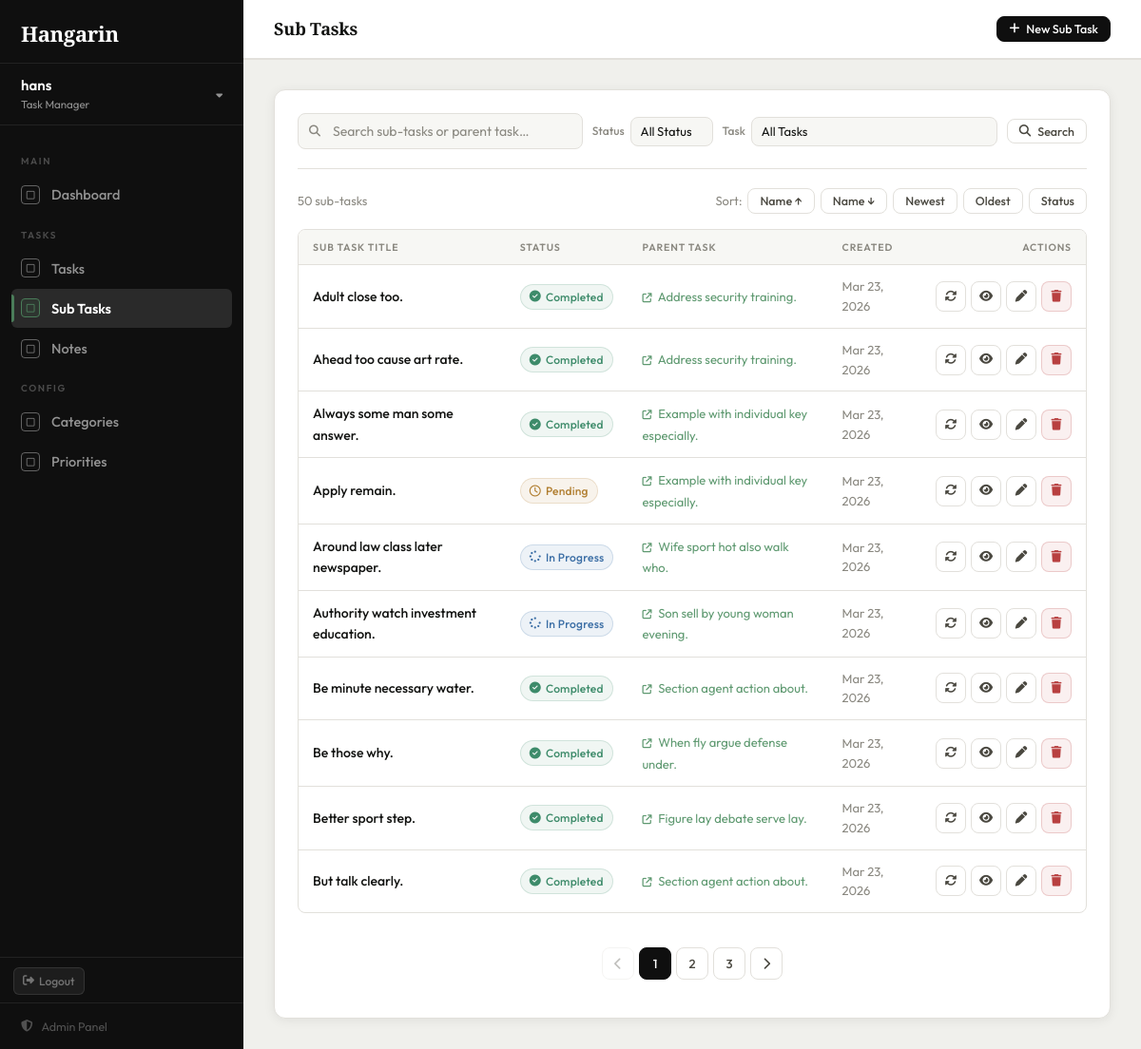
The app's page /subtasks/?q=&status=&task=&sort=title (signed in) with its own data.
### tasks/models.py (models this page shows, shortened)
class BaseModel(models.Model):
    created_at = models.DateTimeField(auto_now_add=True)
    updated_at = models.DateTimeField(auto_now=True)
    class Meta:
        abstract = True

class SubTask(BaseModel):
    STATUS_CHOICES = [
        ("Pending", "Pending"),
        ("In Progress", "In Progress"),
        ("Completed", "Completed"),
    ]
    parent_task = models.ForeignKey(Task, on_delete=models.CASCADE, related_name='subtasks')
    title = models.CharField(max_length=255)
    status = models.CharField(
        max_length=50,
        choices=STATUS_CHOICES,
        default="Pending"
    )
    class Meta:
        verbose_name = "Sub Task"
        verbose_name_plural = "Sub Tasks"

class Task(BaseModel):
    STATUS_CHOICES = [
        ("Pending", "Pending"),
        ("In Progress", "In Progress"),
        ("Completed", "Completed"),
    ]
    title = models.CharField(max_length=255)
    description = models.TextField(blank=True, null=True)
    deadline = models.DateTimeField(blank=True, null=True)
    status = models.CharField(
        max_length=50,
        choices=STATUS_CHOICES,
        default="Pending"
    )
    category = models.ForeignKey(
        Category, on_delete=models.SET_NULL, null=True, blank=True
    )
    priority = models.ForeignKey(
        Priority, on_delete=models.SET_NULL, null=True, blank=True
    )
    class Meta:
        verbose_name = "Task"
        verbose_name_plural = "Tasks"

### tasks/views.py (the view)
# urls.py: path('subtasks/',                      views.subtask_list,   name='subtask_list'),
@login_required
def subtask_list(request):
    subtasks = SubTask.objects.select_related('parent_task').all()
    query = request.GET.get('q', '')
    if query:
        subtasks = subtasks.filter(
            Q(title__icontains=query) |
            Q(parent_task__title__icontains=query)
        )
    status_filter = request.GET.get('status', '')
    if status_filter:
        subtasks = subtasks.filter(status=status_filter)
    task_filter = request.GET.get('task', '')
    if task_filter:
        subtasks = subtasks.filter(parent_task_id=task_filter)
    sort_by = request.GET.get('sort', '-created_at')
    valid_sorts = ['title', '-title', 'created_at', '-created_at', 'status', '-status']
    subtasks = subtasks.order_by(sort_by if sort_by in valid_sorts else '-created_at')
    page_obj = Paginator(subtasks, 10).get_page(request.GET.get('page'))
    return render(request, 'tasks/subtask_list.html', {
        'page_obj': page_obj,
        'query': query,
        'status_filter': status_filter,
        'task_filter': task_filter,
        'sort_by': sort_by,
        'tasks': Task.objects.order_by('title'),
        'page_title': 'Sub Tasks',
    })

### tasks/templates/tasks/subtask_list.html (shortened to what this page needs)
{% extends "tasks/base.html" %}
{% block nav_subtasks %}active{% endblock %}
{% block topbar_actions %}
<a href="{% url 'subtask_create' %}" class="btn btn-primary btn-sm">
    <i class="fa-solid fa-plus"></i> New Sub Task
</a>
{% endblock %}
{% block content %}
<div class="card">
    <form method="GET" class="filter-bar">
        <div class="search-box">
            <i class="fa-solid fa-magnifying-glass"></i>
            <input type="text" name="q" class="form-control"
                   placeholder="Search sub-tasks or parent task…" value="{{ query }}">
        </div>
        <div class="filter-group">
            <label>Status</label>
            <select name="status" class="filter-select" onchange="this.form.submit()">
                <option value="">All Status</option>
            </select>
        </div>
        <div class="filter-group">
            <label>Task</label>
            <select name="task" class="filter-select" onchange="this.form.submit()">
                <option value="">All Tasks</option>
            </select>
        </div>
        <button type="submit" class="btn btn-secondary btn-sm">
            <i class="fa-solid fa-magnifying-glass"></i> Search
        </button>
    </form>
    <div style="display:flex; align-items:center; justify-content:space-between; margin-bottom:16px; font-size:13px; color:var(--text-muted);">
        <span>{{ page_obj.paginator.count }} sub-task{% if page_obj.paginator.count != 1 %}s{% endif %}</span>
        {% with base="?q="|add:query|add:"&status="|add:status_filter|add:"&task="|add:task_filter %}
        <div style="display:flex; align-items:center; gap:6px;">
            <span>Sort:</span>
            <a href="{{ base }}&sort=title"       class="btn btn-secondary btn-sm {% if sort_by == 'title' %}active{% endif %}">Name ↑</a>
            <a href="{{ base }}&sort=-title"      class="btn btn-secondary btn-sm {% if sort_by == '-title' %}active{% endif %}">Name ↓</a>
            <a href="{{ base }}&sort=-created_at" class="btn btn-secondary btn-sm {% if sort_by == '-created_at' %}active{% endif %}">Newest</a>
            <a href="{{ base }}&sort=created_at"  class="btn btn-secondary btn-sm {% if sort_by == 'created_at' %}active{% endif %}">Oldest</a>
            <a href="{{ base }}&sort=status"      class="btn btn-secondary btn-sm {% if sort_by == 'status' %}active{% endif %}">Status</a>
        </div>
        {% endwith %}
    </div>
    {% if page_obj.object_list %}
    <div class="table-wrap">
        <table>
            <thead>
                <tr>
                    <th>Sub Task Title</th>
                    <th>Status</th>
                    <th>Parent Task</th>
                    <th>Created</th>
                    <th style="text-align:right;">Actions</th>
                </tr>
            </thead>
            <tbody>
                {% for st in page_obj %}
                <tr>
                    <td class="task-title-cell">{{ st.title }}</td>
                    <td>
                        {% if st.status == 'Completed' %}
                            <span class="badge badge-completed"><i class="fa-solid fa-circle-check"></i> Completed</span>
                        {% elif st.status == 'In Progress' %}
                            <span class="badge badge-progress"><i class="fa-solid fa-spinner"></i> In Progress</span>
                        {% else %}
                            <span class="badge badge-pending"><i class="fa-regular fa-clock"></i> Pending</span>
                        {% endif %}
                    </td>
                    <td>
                        <a href="{% url 'task_detail' st.parent_task.pk %}"
                           style="color:var(--accent-light); text-decoration:none; font-size:13px;">
                            <i class="fa-solid fa-arrow-up-right-from-square" style="font-size:10px; margin-right:4px;"></i>
                            {{ st.parent_task.title|truncatechars:40 }}
                        </a>
                    </td>
                    <td style="color:var(--text-muted); font-size:13px;">{{ st.created_at|date:"M d, Y" }}</td>
                    <td>
                        <div style="display:flex; gap:5px; justify-content:flex-end;">
                            <a href="{% url 'subtask_toggle' st.pk %}?next=subtask_list"
                                class="btn btn-secondary btn-icon btn-sm" title="Toggle status">
                                    <i class="fa-solid fa-rotate"></i>
                                </a>
                            <a href="{% url 'task_detail' st.parent_task.pk %}"
                               class="btn btn-secondary btn-icon btn-sm" title="View Parent Task">
                                <i class="fa-solid fa-eye"></i>
                            </a>
                            <a href="{% url 'subtask_edit' st.pk %}"
                               class="btn btn-secondary btn-icon btn-sm" title="Edit">
                                <i class="fa-solid fa-pen"></i>
                            </a>
                            <form method="POST" action="{% url 'subtask_delete' st.pk %}" style="margin:0;">
                                <button type="submit" class="btn btn-danger btn-icon btn-sm"
                                        title="Delete" onclick="return confirm('Delete this sub-task?')">
                                    <i class="fa-solid fa-trash"></i>
                                </button>
                            </form>
                        </div>
                    </td>
                </tr>
                {% endfor %}
            </tbody>
        </table>
    </div>
    {% if page_obj.has_other_pages %}
    <div class="pagination" style="padding:16px 0;">
        {% with base="?q="|add:query|add:"&status="|add:status_filter|add:"&task="|add:task_filter|add:"&sort="|add:sort_by %}
        {% if page_obj.has_previous %}
            <a href="{{ base }}&page={{ page_obj.previous_page_number }}" class="page-btn"><i class="fa-solid fa-chevron-left"></i></a>
        {% else %}
            <span class="page-btn disabled"><i class="fa-solid fa-chevron-left"></i></span>
        {% endif %}
        {% for num in page_obj.paginator.page_range %}
            {% if page_obj.number == num %}
                <span class="page-btn active">{{ num }}</span>
            {% elif num > page_obj.number|add:'-3' and num < page_obj.number|add:'3' %}
                <a href="{{ base }}&page={{ num }}" class="page-btn">{{ num }}</a>
            {% endif %}
        {% endfor %}
        {% if page_obj.has_next %}
            <a href="{{ base }}&page={{ page_obj.next_page_number }}" class="page-btn"><i class="fa-solid fa-chevron-right"></i></a>
        {% else %}
            <span class="page-btn disabled"><i class="fa-solid fa-chevron-right"></i></span>
        {% endif %}
        {% endwith %}
    </div>
    {% endif %}
    {% endif %}
</div>
{% endblock %}

### tasks/templates/tasks/base.html (shortened to what this page needs)
{%load static%}
{% load pwa %}
<!DOCTYPE html>
<html lang="en">
<head>
    <link rel="stylesheet" href="https://cdnjs.cloudflare.com/ajax/libs/font-awesome/6.5.0/css/all.min.css">
</head>
<body>
<aside class="sidebar">
    <div class="sidebar-brand">
        <a href="{% url 'dashboard' %}">
            <div class="brand-title">Hangarin</div>
        </a>
    </div>
    {% if user.is_authenticated %}
    <div class="sidebar-user-block">
        <div class="user-left">
            <div class="user-name">{{ user.username }}</div>
            <div class="user-role">Task Manager</div>
        </div>
        <i class="fa-solid fa-caret-down user-caret"></i>
    </div>
    <nav class="sidebar-nav">
        <div class="nav-section-label">Main</div>
        <a href="{% url 'dashboard' %}" class="nav-link {% block nav_dashboard %}{% endblock %}">
            <span class="nav-icon"><i class="fa-regular fa-square"></i></span>
            Dashboard
        </a>
        <div class="nav-section-label">Tasks</div>
        <a href="{% url 'task_list' %}" class="nav-link {% block nav_tasks %}{% endblock %}">
            <span class="nav-icon"><i class="fa-regular fa-square"></i></span>
            Tasks
        </a>
        <a href="{% url 'subtask_list' %}" class="nav-link {% block nav_subtasks %}{% endblock %}">
            <span class="nav-icon"><i class="fa-regular fa-square"></i></span>
            Sub Tasks
        </a>
        <a href="{% url 'note_list' %}" class="nav-link {% block nav_notes %}{% endblock %}">
            <span class="nav-icon"><i class="fa-regular fa-square"></i></span>
            Notes
        </a>
        <div class="nav-section-label">Config</div>
        <a href="{% url 'category_list' %}" class="nav-link {% block nav_categories %}{% endblock %}">
            <span class="nav-icon"><i class="fa-regular fa-square"></i></span>
            Categories
        </a>
        <a href="{% url 'priority_list' %}" class="nav-link {% block nav_priorities %}{% endblock %}">
            <span class="nav-icon"><i class="fa-regular fa-square"></i></span>
            Priorities
        </a>
    </nav>
    <div style="padding: 10px 14px 8px; border-top: 1px solid rgba(255,255,255,0.08);">
        <a href="#" class="logout-link"
           onclick="event.preventDefault(); document.getElementById('logout-form').submit();">
            <i class="fa-solid fa-right-from-bracket"></i>
            Logout
        </a>
    </div>
    {% endif %}
    <div class="sidebar-footer">
        <a href="/admin/" class="admin-link">
            <i class="fa-solid fa-shield-halved"></i>
            Admin Panel
        </a>
    </div>
</aside>
<main class="main">
    <header class="topbar">
        <div class="topbar-left">
            <h1>{% block page_heading %}{{ page_title }}{% endblock %}</h1>
        </div>
        <div class="topbar-right">
            {% block topbar_actions %}{% endblock %}
        </div>
    </header>
    <div class="content">
        {% block content %}{% endblock %}
    </div>
</main>
</body>
</html>

### records on screen
SubTask: title "Adult close too.", status "Completed" (drawn), parent_task "Address security training.", created_at "Mar 23, 2026"
SubTask: title "Ahead too cause art rate.", status "Completed" (drawn), parent_task "Address security training.", created_at "Mar 23, 2026"
SubTask: title "Always some man some answer.", status "Completed" (drawn), parent_task "Example with individual key especially.", created_at "Mar 23, 2026"
SubTask: title "Apply remain.", status "Pending" (drawn), parent_task "Example with individual key especially.", created_at "Mar 23, 2026"
SubTask: title "Around law class later newspaper.", status "In Progress" (drawn), parent_task "Wife sport hot also walk who.", created_at "Mar 23, 2026"
SubTask: title "Authority watch investment education.", status "In Progress" (drawn), parent_task "Son sell by young woman evening.", created_at "Mar 23, 2026"
SubTask: title "Be minute necessary water.", status "Completed" (drawn), parent_task "Section agent action about.", created_at "Mar 23, 2026"
SubTask: title "Be those why.", status "Completed" (drawn), parent_task "When fly argue defense under.", created_at "Mar 23, 2026"
SubTask: title "Better sport step.", status "Completed" (drawn), parent_task "Figure lay debate serve lay.", created_at "Mar 23, 2026"
SubTask: title "But talk clearly.", status "Completed" (drawn), parent_task "Section agent action about.", created_at "Mar 23, 2026"

### other values on screen
{{ user.username }} "hans"
{{ page_title }} "Sub Tasks"
{{ page_obj.paginator.count }} "50"
{{ num }} "1"
{{ num }} "2" "3"
